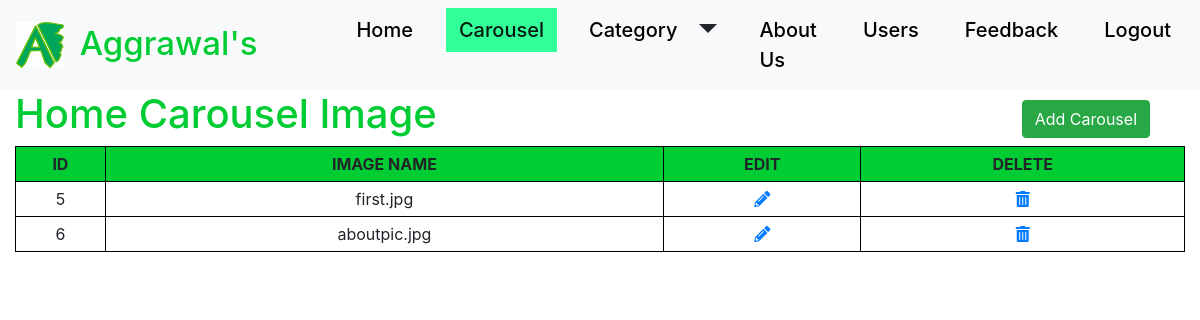
The app's page /admin/carousel.php (signed in) with its own data.
### tables this page shows
CREATE TABLE `carousel` (
  `ID` int(11) NOT NULL,
  `IMAGE` varchar(50) NOT NULL
);

### admin/carousel.php (the view, shortened to what this page needs)
<?php
include('config.php');
?>
<!doctype html>
<html lang="en">
  <head>
    <link rel="stylesheet" href="css/all.css">
    <link rel="stylesheet" type="text/css" href="mycss/file.css">
    <link rel="stylesheet" type="text/css" href="navbarcss.css">
  </head>
<body>
  <nav class="navbar navbar-expand-lg navbar-light bg-light fixed-top">
  <img class="navbar-brand" src="images/logo.jpg" alt="logo" style="width:7vh; height:7svh">
  <h4 class="navbar-brand" style="margin-top:6px;color:#0c3; font-size: 33px">
  Aggrawal's
  </h4>
  <div class="collapse navbar-collapse" id="navbarSupportedContent">
    <ul class="navbar-nav mr-auto">
      <li class="nav-item">
        <a class="nav-link" href="home.php">Home <span class="sr-only">(current)</span></a>
      </li>
      <li class="nav-item">
        <a class="nav-link active" href="carousel.php">Carousel</a>
      </li>
	  <li class="nav-item">
	    <div class="input-group">
		  <div class="input-group-append">
		    <a class="nav-link product-inline" href="category.php">Category</a>
			  <a class="dropdown-toggle dropdown-toggle-split product-inline" data-toggle="dropdown"></a>
		</div>
	  </li>
      <li class="nav-item">
        <a class="nav-link" href="about.php">About Us</a>
      </li>
      <li class="nav-item">
        <a class="nav-link" href="users.php">Users</a>
      </li>
	  <li class="nav-item">
        <a class="nav-link" href="feedback.php">Feedback</a>
      </li>
      <li class="nav-item">
        <a class="nav-link" href="logout.php">Logout</a>
      </li>
      </ul>
  </div>
</nav>
<div class="container-fluid" style="margin-top:90px">
   <div class="row">
     <div class="col-lg-8 col-md-8 col-sm-8 col-8">
        <h1 style="color: #0c3">Home Carousel Image</h1>
     </div>
     <div class="col-lg-4 col-md-4 col-sm-4 col-4">
        <input type="button" onclick="window.location.href='carousel-add.php'" class="btn btn-success" value="Add Carousel">
     </div>
   </div>
<table>
   <thead>
    <tr>
     <th>Id</th>
     <th>Image Name</th>
     <th>Edit</th>
     <th>Delete</th>
    </tr>
   </thead>
   <tbody>
     <?php
         $sql = "SELECT * FROM carousel";
         $result = mysqli_query($conn, $sql) or die("Select Query Not Running");
         if(mysqli_num_rows($result)>0) {
             while($row = mysqli_fetch_assoc($result)) {
     ?>
     <tr>
        <td><?php echo $row['ID']; ?></td>
        <td><?php echo $row['IMAGE']; ?></td>
        <td><a href="carousel-edit.php?ID=<?php echo $row['ID'];?>">
        <i class="fa fa-pencil-alt"></i></a></td>
        <td><a href="carousel-delete.php?ID=<?php echo $row['ID'];?>">
        <i class="fa fa-trash-alt"></i></a></td>
     </tr>
      <?php } }?>
   </tbody>
</table>
</div>
</body>
</html>

### admin/css/all.css (style rules this page uses)
.fa, .fas, .far, .fal, .fad, .fab { -moz-osx-font-smoothing: grayscale; -webkit-font-smoothing: antialiased; display: inline-block; font-style: normal; font-variant: normal; text-rendering: auto; line-height: 1; }
.fa-pencil-alt:before { content: "\f303"; }
.fa-trash-alt:before { content: "\f2ed"; }
.fa, .fas { font-family: 'Font Awesome 5 Free'; font-weight: 900; }

### admin/navbarcss.css (style rules this page uses)
nav ul { margin-left:50px; }
.navbar-nav .nav-item .nav-link { color:#000; font-weight:500; font-size:20px; margin-left:20px; padding: 7px 13px; }
nav ul li a.active, nav ul li a:hover { background: #3f9; transition: .5s; }
.dropdown-toggle-split { font-weight: 500; font-size: 30px; padding: 7px 10; text-align: center; }

### admin/carousel.php (style rules this page uses)
body { padding:0; margin:0; }
.btn { float:right; margin-right:35px; margin-top: 10px; }
table { height:auto; width:100%; }
th { padding:5px 0px; text-align:center; border: 1px black solid; background-color:#0c3; text-transform:uppercase; }
tr { text-align:center; }
td { border: 1px black solid; padding: 5px 0px; }
.dropdown-toggle-split { font-weight: 500; font-size: 30px; padding: 7px 10; text-align: center; }

### records on screen
carousel: ID "5", IMAGE "first.jpg"
carousel: ID "6", IMAGE "aboutpic.jpg"
